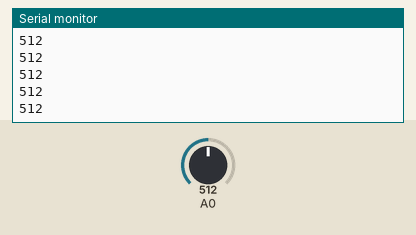
Recording of a sketch running on a simulated Arduino Uno, built with avr-gcc and run on an emulated ATmega328P. On the bench: the last lines printed to the serial monitor. The inputs (shaded band) are chosen by the test bench; at power-on: A0 = 512.

Above: at 1.2 s.
1.3 s: A0 set to 716
At 2.0 s:
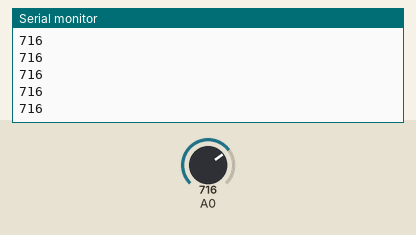
2.8 s: A0 set to 900
At 3.4 s:
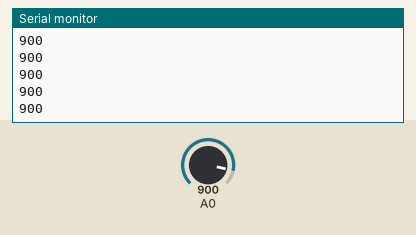
Timing chart, 0 to 5.8 s (numbered marks = the images above; inputs shaded):
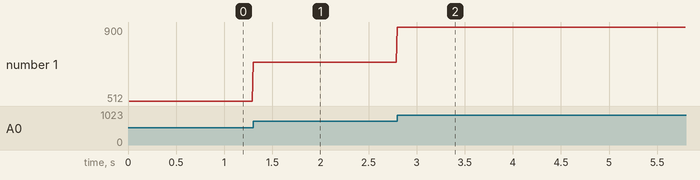

The sketch:

ECGv1.ino
```cpp
// +++++++++++++++++++++++++++++++++++++++++++++++++++++++++++++++++++++++++++++++++++++++
// LIBRARIES -----------------------------------------------------------------------------
#include <compat/deprecated.h> // This contains several items that used to be available in
                               //previous versions of this scketch, but have eventually
                               //been deprecated over time.
#include <FlexiTimer2.h> // This library enable Arduino to use timer 2 with configurable
                         //resolution. http://www.arduino.cc/playground/Main/FlexiTimer2

// CONSTANTS -----------------------------------------------------------------------------
#define SAMPFREQ 90              // ADC sampling rate. CHANGE SAMPLE FREQ HERE
#define TIMER2VAL (1024/SAMPFREQ) // Set ADC sample rate frequency
#define TXSPEED 57600             // Serial communication speed. USE 57600
// ---

// GLOBAL VARIABLES ----------------------------------------------------------------------
volatile unsigned int ADC_Value = 0;     // ADC current value

// FUNCTIONS -----------------------------------------------------------------------------

// This is used to read values and send data over serial communication
void timerTwoOverflowISR(){
    //Read data from the serial
    Serial.println(analogRead(A0));
}

// ARDUINO SETUP and LOOP ----------------------------------------------------------------
// In setup arduino will initializes all peripherals
void setup(){
  // Disable all interrupts before initialization
  noInterrupts();

  pinMode(9, INPUT); // Setup for leads off detection LO +
  pinMode(10, INPUT); // Setup for leads off detection LO -

  // Set Timer2, that is used to setup the analag channels sampling frequency
  //and packet update. Whenever interrupt occures, the current read packet is
  //sent over serial communication.
  FlexiTimer2::set(10, timerTwoOverflowISR);
  FlexiTimer2::start();

  // Starts the communication with the previously defined speed
  Serial.begin(TXSPEED);

  // Enable all interrupts after initialization has been completed
  interrupts();
}

// In principal loop MCU will be put into sleep mode
void loop() {
  __asm__ __volatile__ ("sleep");
}
```

Measured:
- after the input at 1.3 s, the serial monitor: prints a new line at once (image 1)
- after the input at 2.8 s, the serial monitor: prints a new line at once (image 2)
- plotted number 1: 512 → 716 after the input at 1.3 s, 716 → 900 after the input at 2.8 s
